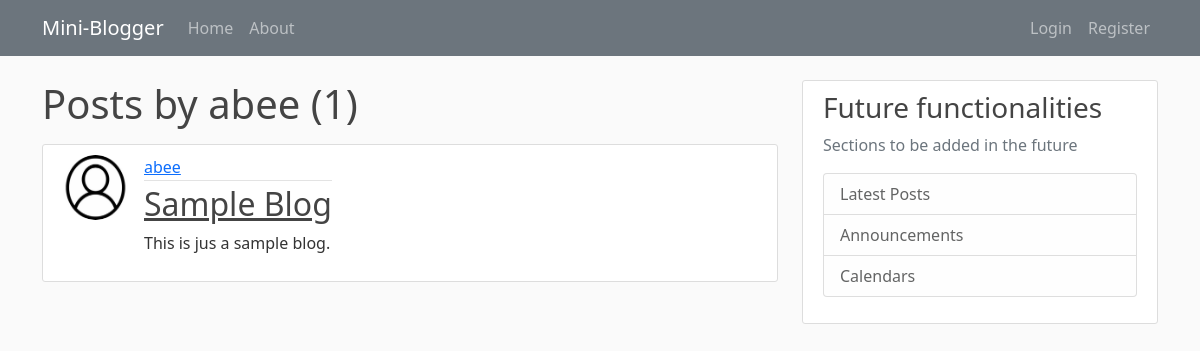
The app's page /user/abee/, older data.
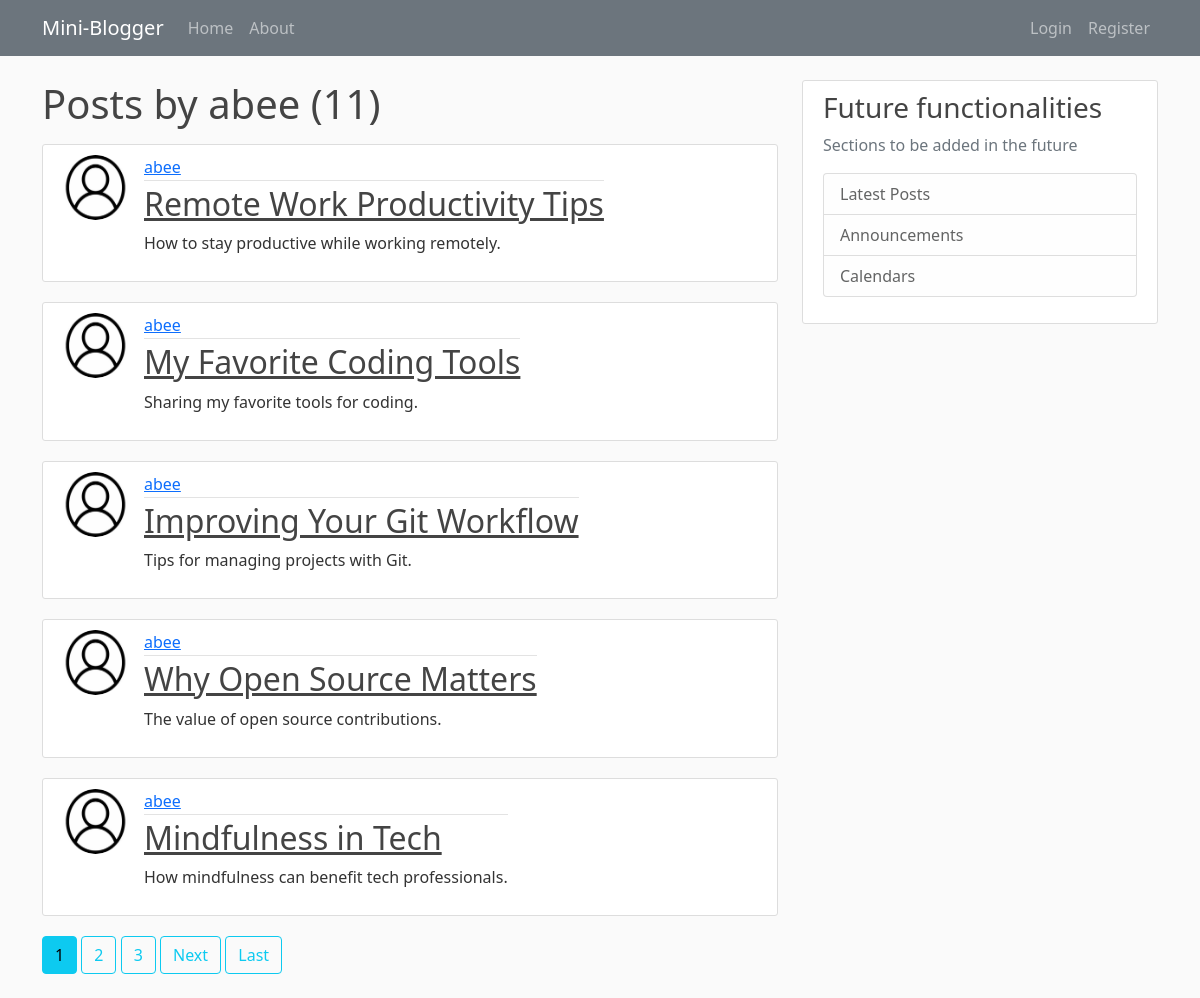
The same page, newer data.
### blog/models.py (models this page shows, shortened)
class Post(models.Model):
    title = models.CharField(max_length=100)
    content = models.TextField()
    created_at = models.DateTimeField(default=timezone.now)
    author = models.ForeignKey(User, on_delete=models.CASCADE)

### users/models.py (models this page shows, shortened)
class Profile(models.Model):
    user = models.OneToOneField(User, on_delete=models.CASCADE)
    image = models.ImageField(default="OIP.jfif", upload_to='profile_pics')

### blog/views.py (the view)
# urls.py: path('user/<str:username>/', UserPostListView.as_view(), name='user-posts'),
class UserPostListView(ListView):
    model = Post
    template_name = 'blog/user_posts.html'
    context_object_name = 'posts'
    paginate_by = 5
    def get_queryset(self):
        user = get_object_or_404(User, username=self.kwargs.get('username'))
        return Post.objects.filter(author=user).order_by('-created_at')

### blog/templates/blog/user_posts.html (shortened to what this page needs)
{% extends "blog/layout.html" %}
{% block content %}
    <h1 class="mb-3">Posts by {{ view.kwargs.username }} ({{ page_obj.paginator.count }})</h1>
    {% for post in posts %}
        <article class="media content-section posts">
          <img class="rounded-circle article-img" src="{{ post.author.profile.image.url }}">
          <div class="media-body">
            <div class="article-metadata">
              <a class="mr-2" href="{% url 'user-posts' post.author.username %}">{{ post.author }}</a>
            </div>
            <h2><a class="article-title" href="{% url 'post-detail' post.id %}">{{ post.title }}</a></h2>
            <p class="article-content">{{ post.content }}</p>
          </div>
        </article>
    {% endfor %}
    {% if is_paginated %}
      {% for num in page_obj.paginator.page_range %}
        {% if page_obj.number == num %}
          <a class="btn btn-info mb-4" href="?page={{ num }}">{{ num }}</a>
        {% elif num > page_obj.number|add:'-3' and num < page_obj.number|add:'3' %}
          <a class="btn btn-outline-info mb-4" href="?page={{ num }}">{{ num }}</a>
        {% endif %}
      {% endfor %}
      {% if page_obj.has_next %}
        <a class="btn btn-outline-info mb-4" href="?page={{ page_obj.next_page_number }}">Next</a>
        <a class="btn btn-outline-info mb-4" href="?page={{ page_obj.paginator.num_pages }}">Last</a>
      {% endif %}
    {% endif %}
{% endblock content %}

### blog/templates/blog/layout.html (shortened to what this page needs)
{% load static %}
<!DOCTYPE html>
<html lang="en">
<head>
    <link href="https://cdn.jsdelivr.net/npm/bootstrap@5.0.2/dist/css/bootstrap.min.css" rel="stylesheet">
    <link rel="stylesheet" href="{% static 'blog/main.css' %}">
</head>
<body>
    <nav class="navbar navbar-expand-lg navbar-dark bg-secondary fixed-top">
      <div class="container">
        <a class="navbar-brand" href="{% url 'blog-home' %}">Mini-Blogger</a>
        <div class="collapse navbar-collapse" id="navbarToggle">
          <ul class="navbar-nav me-auto">
            <li class="nav-item">
              <a class="nav-link" href="{% url 'blog-home' %}">Home</a>
            </li>
            <li class="nav-item">
              <a class="nav-link" href="{% url 'blog-about' %}">About</a>
            </li>
          </ul>
          <ul class="navbar-nav">
            {% if user.is_authenticated %}
              <li class="nav-item">
                <a class="nav-link" href="{% url 'post-create' %}">New Post</a>
              </li>
              <li class="nav-item">
                <a class="nav-link" href="{% url 'profile' %}">Profile</a>
              </li>
              <li class="nav-item">
                <form method="post" action="{% url 'logout' %}" class="d-inline">
                  {% csrf_token %}
                  <button type="submit" class="logout_form">Logout</button>
                </form>
              </li>
            {% else %}
              <li class="nav-item">
                <a class="nav-link" href="{% url 'login' %}">Login</a>
              </li>
              <li class="nav-item">
                <a class="nav-link" href="{% url 'register' %}">Register</a>
              </li>
            {% endif %}
          </ul>
        </div>
      </div>
      </nav>
    <main role="main" class="container">
        <div class="row">
          <div class="col-md-8">
            {% block content %}{% endblock %}
          </div>
          <div class="col-md-4">
            <div class="content-section">
              <h3>Future functionalities</h3>
              <p class='text-muted'> Sections to be added in the future
                <ul class="list-group">
                  <li class="list-group-item list-group-item-light">Latest Posts</li>
                  <li class="list-group-item list-group-item-light">Announcements</li>
                  <li class="list-group-item list-group-item-light">Calendars</li>
                </ul>
              </p>
            </div>
          </div>
        </div>
      </main>
</body>
</html>

### blog/static/blog/main.css (style rules this page uses)
body { background: #fafafa; color: #333333; margin-top: 5rem; }
h1, h2, h3, h4, h5, h6 { color: #444444; }
ul { margin: 0; }
.content-section { background: #ffffff; padding: 10px 20px; border: 1px solid #dddddd; border-radius: 3px; margin-bottom: 20px; }
.article-title { color: #444444; }
.article-content { white-space: pre-line; }
.article-img { height: 65px; width: 65px; margin-right: 16px; }
.article-metadata { padding-bottom: 1px; margin-bottom: 4px; border-bottom: 1px solid #e3e3e3 }
.posts { display: flex; }

Row changes from the older to the newer data that the page shows:
no longer on this page (row unchanged): Post: author.profile.image (picture), author "abee", title "Sample Blog", content "This is jus a sample blog."
added Post: author.profile.image (picture), author "abee", title "Remote Work Productivity Tips", content "How to stay productive while working remotely."
added Post: author.profile.image (picture), author "abee", title "My Favorite Coding Tools", content "Sharing my favorite tools for coding."
added Post: author.profile.image (picture), author "abee", title "Improving Your Git Workflow", content "Tips for managing projects with Git."
added Post: author.profile.image (picture), author "abee", title "Why Open Source Matters", content "The value of open source contributions."
added Post: author.profile.image (picture), author "abee", title "Mindfulness in Tech", content "How mindfulness can benefit tech professionals."
Text that changed along with them:
{{ page_obj.paginator.count }}: "1" → "11"
new list line: "1"
new list line: "2"
new list line: "3"
text now shown: "Next Last"
